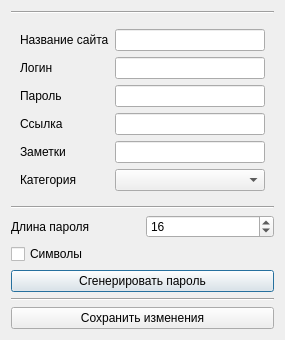
<?xml version="1.0" encoding="UTF-8"?>
<ui version="4.0">
 <class>modifyDialog</class>
 <widget class="QDialog" name="modifyDialog">
  <property name="geometry">
   <rect>
    <x>0</x>
    <y>0</y>
    <width>249</width>
    <height>306</height>
   </rect>
  </property>
  <property name="windowTitle">
   <string>Dialog</string>
  </property>
  <layout class="QVBoxLayout" name="verticalLayout">
   <item>
    <widget class="Line" name="line">
     <property name="orientation">
      <enum>Qt::Orientation::Horizontal</enum>
     </property>
    </widget>
   </item>
   <item>
    <widget class="QWidget" name="widget" native="true">
     <layout class="QVBoxLayout" name="verticalLayout_2">
      <item>
       <layout class="QHBoxLayout" name="horizontalLayout_23">
        <item>
         <widget class="QLabel" name="label_22">
          <property name="text">
           <string>Название сайта</string>
          </property>
         </widget>
        </item>
        <item>
         <spacer name="horizontalSpacer_22">
          <property name="orientation">
           <enum>Qt::Orientation::Horizontal</enum>
          </property>
          <property name="sizeHint" stdset="0">
           <size>
            <width>40</width>
            <height>20</height>
           </size>
          </property>
         </spacer>
        </item>
        <item>
         <widget class="QLineEdit" name="nameModify">
          <property name="minimumSize">
           <size>
            <width>150</width>
            <height>0</height>
           </size>
          </property>
          <property name="text">
           <string/>
          </property>
         </widget>
        </item>
       </layout>
      </item>
      <item>
       <layout class="QHBoxLayout" name="horizontalLayout_24">
        <item>
         <widget class="QLabel" name="label_23">
          <property name="text">
           <string>Логин</string>
          </property>
         </widget>
        </item>
        <item>
         <spacer name="horizontalSpacer_23">
          <property name="orientation">
           <enum>Qt::Orientation::Horizontal</enum>
          </property>
          <property name="sizeHint" stdset="0">
           <size>
            <width>40</width>
            <height>20</height>
           </size>
          </property>
         </spacer>
        </item>
        <item>
         <widget class="QLineEdit" name="loginModify">
          <property name="minimumSize">
           <size>
            <width>150</width>
            <height>0</height>
           </size>
          </property>
         </widget>
        </item>
       </layout>
      </item>
      <item>
       <layout class="QHBoxLayout" name="horizontalLayout_25">
        <item>
         <widget class="QLabel" name="label_24">
          <property name="text">
           <string>Пароль</string>
          </property>
         </widget>
        </item>
        <item>
         <spacer name="horizontalSpacer_24">
          <property name="orientation">
           <enum>Qt::Orientation::Horizontal</enum>
          </property>
          <property name="sizeHint" stdset="0">
           <size>
            <width>40</width>
            <height>20</height>
           </size>
          </property>
         </spacer>
        </item>
        <item>
         <widget class="QLineEdit" name="passwordModify">
          <property name="minimumSize">
           <size>
            <width>150</width>
            <height>0</height>
           </size>
          </property>
         </widget>
        </item>
       </layout>
      </item>
      <item>
       <layout class="QHBoxLayout" name="horizontalLayout_26">
        <item>
         <widget class="QLabel" name="label_25">
          <property name="text">
           <string>Ссылка</string>
          </property>
         </widget>
        </item>
        <item>
         <spacer name="horizontalSpacer_25">
          <property name="orientation">
           <enum>Qt::Orientation::Horizontal</enum>
          </property>
          <property name="sizeHint" stdset="0">
           <size>
            <width>40</width>
            <height>20</height>
           </size>
          </property>
         </spacer>
        </item>
        <item>
         <widget class="QLineEdit" name="urlModify">
          <property name="minimumSize">
           <size>
            <width>150</width>
            <height>0</height>
           </size>
          </property>
         </widget>
        </item>
       </layout>
      </item>
      <item>
       <layout class="QHBoxLayout" name="horizontalLayout_27">
        <item>
         <widget class="QLabel" name="label_26">
          <property name="text">
           <string>Заметки</string>
          </property>
         </widget>
        </item>
        <item>
         <spacer name="horizontalSpacer_26">
          <property name="orientation">
           <enum>Qt::Orientation::Horizontal</enum>
          </property>
          <property name="sizeHint" stdset="0">
           <size>
            <width>40</width>
            <height>20</height>
           </size>
          </property>
         </spacer>
        </item>
        <item>
         <widget class="QLineEdit" name="notesModify">
          <property name="minimumSize">
           <size>
            <width>150</width>
            <height>0</height>
           </size>
          </property>
         </widget>
        </item>
       </layout>
      </item>
      <item>
       <layout class="QHBoxLayout" name="horizontalLayout_2">
        <item>
         <widget class="QLabel" name="label_2">
          <property name="text">
           <string>Категория</string>
          </property>
         </widget>
        </item>
        <item>
         <spacer name="horizontalSpacer">
          <property name="orientation">
           <enum>Qt::Orientation::Horizontal</enum>
          </property>
          <property name="sizeHint" stdset="0">
           <size>
            <width>40</width>
            <height>20</height>
           </size>
          </property>
         </spacer>
        </item>
        <item>
         <widget class="QComboBox" name="categorySelect">
          <property name="minimumSize">
           <size>
            <width>150</width>
            <height>0</height>
           </size>
          </property>
         </widget>
        </item>
       </layout>
      </item>
     </layout>
    </widget>
   </item>
   <item>
    <widget class="Line" name="line_2">
     <property name="orientation">
      <enum>Qt::Orientation::Horizontal</enum>
     </property>
    </widget>
   </item>
   <item>
    <layout class="QHBoxLayout" name="horizontalLayout">
     <item>
      <widget class="QLabel" name="label">
       <property name="text">
        <string>Длина пароля</string>
       </property>
      </widget>
     </item>
     <item>
      <widget class="QSpinBox" name="passwordLengthMod">
       <property name="value">
        <number>16</number>
       </property>
      </widget>
     </item>
    </layout>
   </item>
   <item>
    <widget class="QCheckBox" name="symbolsMod">
     <property name="text">
      <string>Символы</string>
     </property>
    </widget>
   </item>
   <item>
    <widget class="QPushButton" name="genModButton">
     <property name="text">
      <string>Сгенерировать пароль</string>
     </property>
    </widget>
   </item>
   <item>
    <widget class="Line" name="line_3">
     <property name="orientation">
      <enum>Qt::Orientation::Horizontal</enum>
     </property>
    </widget>
   </item>
   <item>
    <widget class="QPushButton" name="saveModButton">
     <property name="text">
      <string>Сохранить изменения</string>
     </property>
    </widget>
   </item>
  </layout>
 </widget>
 <resources/>
 <connections/>
</ui>
